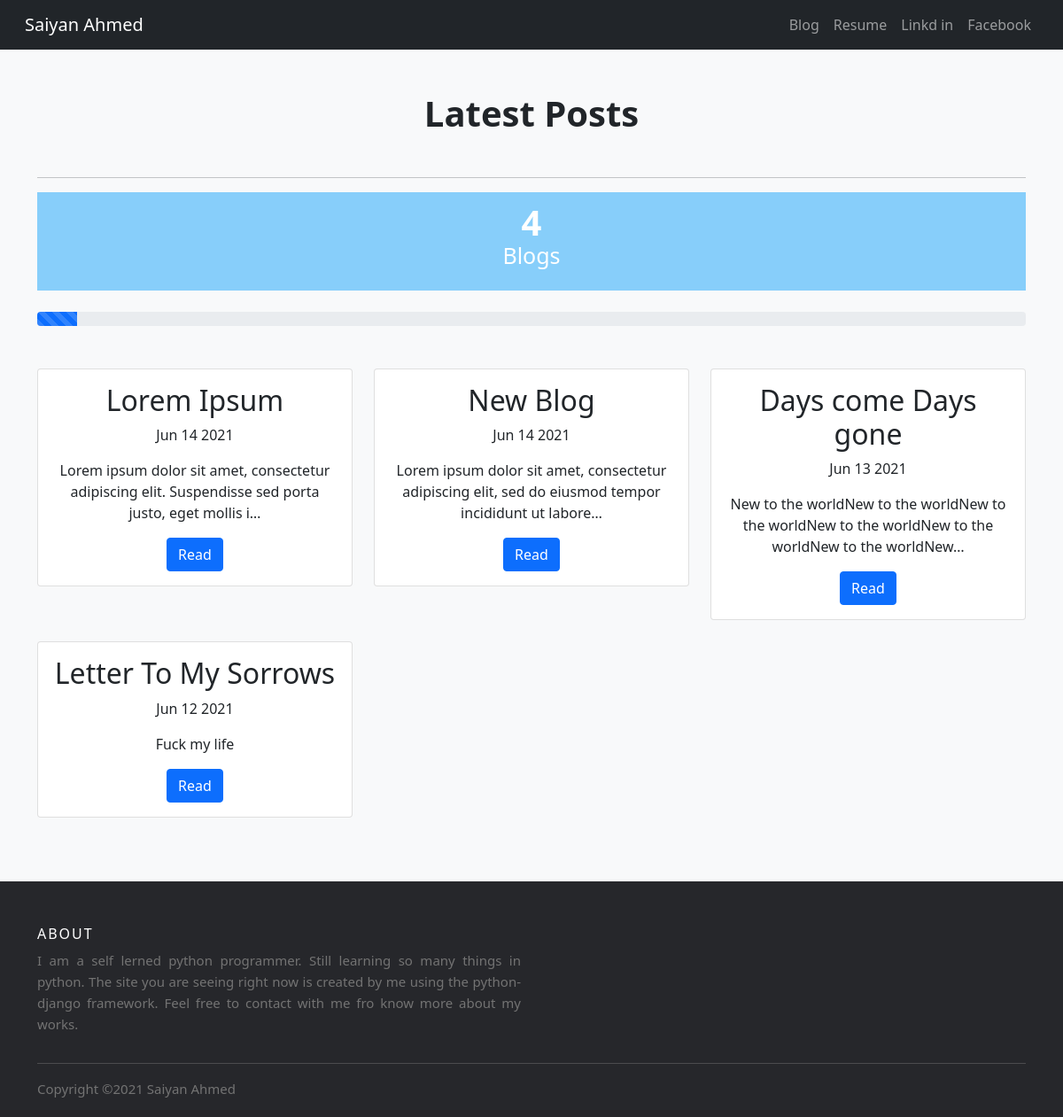
/blog/, run on an earlier commit of the app's database.
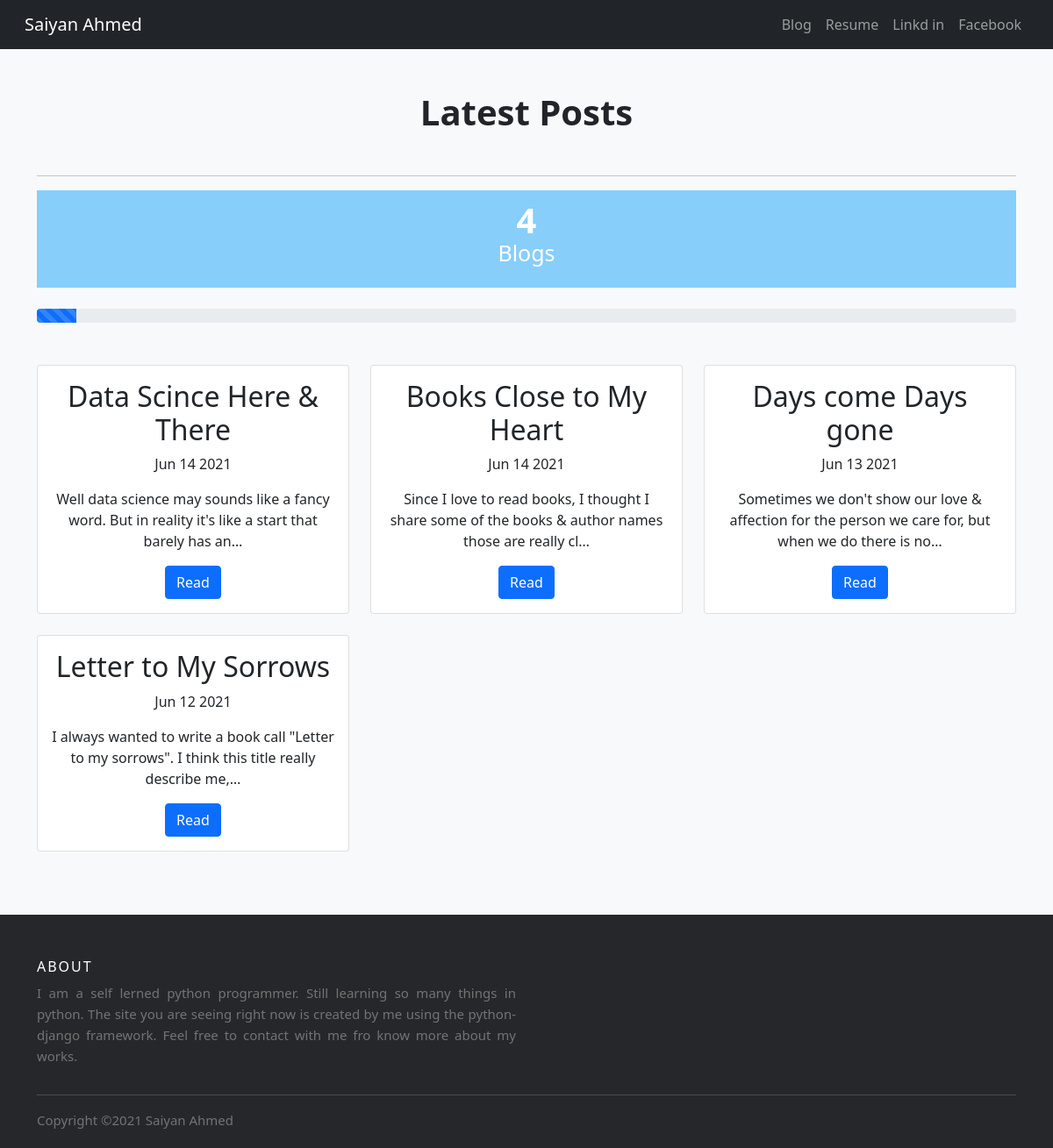
And on a later commit of the database.
### blog/models.py (models this page shows, shortened)
class Blog(models.Model):
	title = models.CharField(max_length=100)
	description = models.TextField()
	date = models.DateField()

### blog/views.py (the view)
# urls.py: path('',views.all_blogs, name='all_blogs'),
def all_blogs(request):
	blogs = Blog.objects.order_by('-date')#[:5] #use "order_by(-date)" to sorted by date and show latest blog & "[:5]" to show 5 blogs
	return render(request,'blog/all_blogs.html', {'blogs':blogs})

### blog/templates/blog/all_blogs.html (shortened to what this page needs)
{% extends 'portfolio/base.html' %}
{% block content %}
  <main class="album py-5 bg-light">
    <div class="container">
      <section class="text-center">
        <h1 class="mb-5"><strong>Latest Posts</strong></h1>
        <hr>
                      <div class="counter-box colored">  <span class="counter">{{blogs.count}}</span>
                          <p>Blog{{blogs.count|pluralize}}</p>
                      </div><br>
                      <div class="progress">
                        <div class="progress-bar progress-bar-striped progress-bar-animated" role="progressbar" style="width:{{blogs.count}}%" aria-valuenow="100" aria-valuemin="0" aria-valuemax="100"></div>
                      </div>
         <br><br>
        <div class="row">
        {% for blog in blogs %}
          <div class="col-lg-4 col-md-12 mb-4">
            <div class="card">
              <div class="card-body">
                <h2 class="card-title">{{blog.title}}</h2>
                <p class="card-date">{{blog.date|date:'M d Y'}}</p>
                <p class="card-text">{{blog.description|striptags|truncatechars:100}}</p>
                <a href="{% url 'blog:detail' blog.id %}" class="btn btn-primary">Read</a>
              </div>
            </div>
          </div>
          {% endfor %}
         </div>
      </section>
    </div>
  </main>
{% endblock %}

### portfolio/templates/portfolio/base.html (shortened to what this page needs)
<!doctype html>
<html lang="en">
<link href="//maxcdn.bootstrapcdn.com/bootstrap/4.1.1/css/bootstrap.min.css" rel="stylesheet" id="bootstrap-css">
  <head>
    <link href="https://cdn.jsdelivr.net/npm/bootstrap@5.0.1/dist/css/bootstrap.min.css" rel="stylesheet">
    <link href="http://fonts.cdnfonts.com/css/strawberry-cupcakes" rel="stylesheet">
  </head>
  <body>
 {% load static %}
  <nav class="navbar navbar-expand-lg navbar-dark bg-dark">
  <div class="container-fluid">
    <a class="navbar-brand" href="{% url 'home' %}">Saiyan Ahmed</a>
    <div class="collapse navbar-collapse" id="navbarNavAltMarkup">
      <div class="navbar-nav ms-auto">
        <a class="nav-link" href="{% url 'blog:all_blogs' %}">Blog</a>
        <a class="nav-link" href="{% static 'portfolio/resume.pdf' %}" target="_blank">Resume</a>
        <a class="nav-link" href="https://www.linkedin.com/in/sakiful-ahmed-saiyan-42097a152/" target="_blank">Linkd in</a>
        <a class="nav-link" href="https://www.facebook.com/profile.php?id=100004482614927" target="_blank">Facebook</a>
      </div>
    </div>
  </div>
</nav>
  {% block content %}{% endblock %}
<footer class="site-footer">
      <div class="container">
        <div class="row">
          <div class="col-sm-12 col-md-6">
            <h6>About</h6>
            <p class="text-justify">I am a self lerned python programmer. Still learning so many things in python. The site you are seeing right now is created by me using the python-django framework. Feel free to contact with me fro know more about my works.</p>
          </div>
        </div>
        <hr>
      </div>
      <div class="container">
        <div class="row">
          <div class="col-md-8 col-sm-6 col-xs-12">
            <p class="copyright-text">Copyright &copy;{% now "Y" %} Saiyan Ahmed</p>
          </div>
        </div>
      </div>
</footer>
  </body>
</html>

### portfolio/templates/portfolio/base.html (style rules this page uses)
.site-footer { background-color:#26272b; padding:45px 0 20px; font-size:15px; line-height:24px; color:#737373; }
.site-footer hr { border-top-color:#bbb; opacity:0.5 }
.site-footer h6 { color:#fff; font-size:16px; text-transform:uppercase; margin-top:5px; letter-spacing:2px }
.copyright-text { margin:0 }

### blog/templates/blog/all_blogs.html (style rules this page uses)
.container { margin-right: auto; margin-left: auto; }
.counter-box { display: block; background: #f6f6f6; padding: 20px 20px 20px; text-align: center; }
.counter-box p { margin: 5px 0 0; padding: 0; color: #909090; font-size: 25px; font-weight: 500 }
.counter { display: block; font-size: 40px; font-weight: 700; color: #666; line-height: 28px; }
.counter-box.colored { background: #87CEFA }
.counter-box.colored p, .counter-box.colored i, .counter-box.colored .counter { color: #fff }

What changed in the data, as far as the page shows it:
changed Blog: title "Lorem Ipsum" → "Data Scince Here & There"; description "Lorem ipsum dolor sit amet, consectetur adipiscing elit. Suspendisse sed porta justo, eget mollis i…" → "Well data science may sounds like a fancy word. But in reality it's like a start that barely has an…"
changed Blog: title "New Blog" → "Books Close to My Heart"; description "Lorem ipsum dolor sit amet, consectetur adipiscing elit, sed do eiusmod tempor incididunt ut labore…" → "Since I love to read books, I thought I share some of the books & author names those are really cl…"
changed Blog "Days come Days gone": description "New to the worldNew to the worldNew to the worldNew to the worldNew to the worldNew to the worldNew…" → "Sometimes we don't show our love & affection for the person we care for, but when we do there is no…"
changed Blog: title "Letter To My Sorrows" → "Letter to My Sorrows"; description "Fuck my life" → "I always wanted to write a book call \"Letter to my sorrows\". I think this title really describe me,…"
